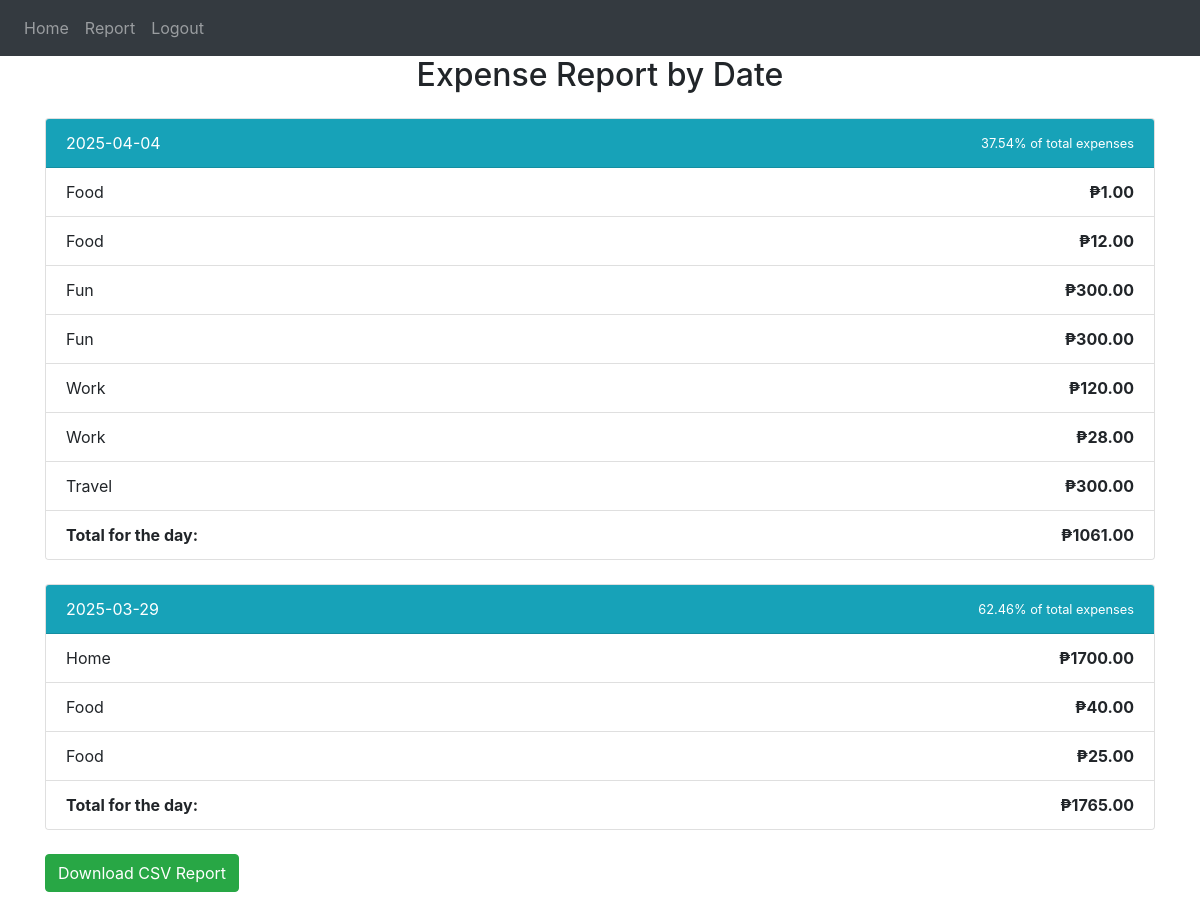
/report (signed in), run on the app's committed database.
### website/models.py (models this page shows)
class Expense(db.Model):
    id = db.Column(db.Integer, primary_key=True)
    amount = db.Column(db.Float, nullable=False)
    category = db.Column(db.String(100), nullable=False)
    date = db.Column(db.DateTime(timezone=True), default=func.now())
    user_id = db.Column(db.Integer, db.ForeignKey('user.id'))

### website/views.py (the view)
@views.route('/report')
@login_required
def report():
    expenses = Expense.query.filter_by(user_id=current_user.id).order_by(Expense.date.desc()).all()
    from collections import defaultdict
    from datetime import datetime
    grouped_expenses = defaultdict(list)
    total_expenses = 0
    for expense in expenses:
        date_str = expense.date.strftime('%Y-%m-%d')
        grouped_expenses[date_str].append(expense)
        total_expenses += expense.amount
    percentage_by_day = {}
    for date, exps in grouped_expenses.items():
        daily_total = sum(e.amount for e in exps)
        percentage = (daily_total / total_expenses) * 100 if total_expenses > 0 else 0
        percentage_by_day[date] = round(percentage, 2)
    return render_template("report.html", user=current_user, grouped_expenses=grouped_expenses, percentage_by_day=percentage_by_day, total_expenses=total_expenses)

### website/__init__.py (called while the page is built)
def create_app():
    app = Flask(__name__)
    app.config['SECRET_KEY'] = 'JESUS IS LORD'
    app.config['SQLALCHEMY_DATABASE_URI'] = f'sqlite:///{DB_NAME}'
    app.config.from_object('config.Config')
    db.init_app(app)
    migrate.init_app(app, db)  # 👈 important!
    from .auth import auth
    from .views import views
    app.register_blueprint(auth, url_prefix='/')
    app.register_blueprint(views, url_prefix='/')
    from .models import User, Expense, Budget
    create_database(app)
    with app.app_context():
        if not path.exists("website/" + DB_NAME):
            db.create_all()
            print("Database Created!")
    login_manager = LoginManager()
    login_manager.login_view = 'auth.login'
    login_manager.init_app(app)
    @login_manager.user_loader
    def load_user(id):
        return User.query.get(int(id))
    return app

### website/templates/report.html (shortened to what this page needs)
{% extends "base.html" %}
{% block content %}
<h2 align="center">Expense Report by Date</h2>
{% if grouped_expenses %}
  {% for date, expenses in grouped_expenses.items() %}
    <div class="card mt-4">
      <div class="card-header bg-info text-white d-flex justify-content-between align-items-center">
        <span>{{ date }}</span>
        <small>{{ percentage_by_day[date] }}% of total expenses</small>
      </div>
      <ul class="list-group list-group-flush">
        {% for expense in expenses %}
          <li class="list-group-item d-flex justify-content-between">
            <span>{{ expense.category }}</span>
            <strong>₱{{ "%.2f"|format(expense.amount) }}</strong>
          </li>
        {% endfor %}
        <li class="list-group-item d-flex justify-content-between font-weight-bold">
          <span>Total for the day:</span>
          <span>₱{{ "%.2f"|format(expenses|map(attribute='amount')|sum) }}</span>
        </li>
      </ul>
    </div>
  {% endfor %}
{% else %}
  <p>No expenses found.</p>
{% endif %}
  <a href="{{ url_for('views.export_csv') }}" class="btn btn-success mb-3">Download CSV Report</a>
</div>
{% endblock %}

### data on the page
Expense: category "Food", amount "1.00"
Expense: category "Food", amount "12.00"
Expense: category "Fun", amount "300.00"
Expense: category "Fun", amount "300.00"
Expense: category "Work", amount "120.00"
Expense: category "Work", amount "28.00"
Expense: category "Travel", amount "300.00"
Expense: category "Home", amount "1700.00"
Expense: category "Food", amount "40.00"
Expense: category "Food", amount "25.00"

### other printed values
{{ date }} "2025-04-04" "2025-03-29"
{{ percentage_by_day[date] }} "37.54" "62.46"
{{ "%.2f"|format(expenses|map(attribute='amount')|sum) }} "1061.00" "1765.00"
